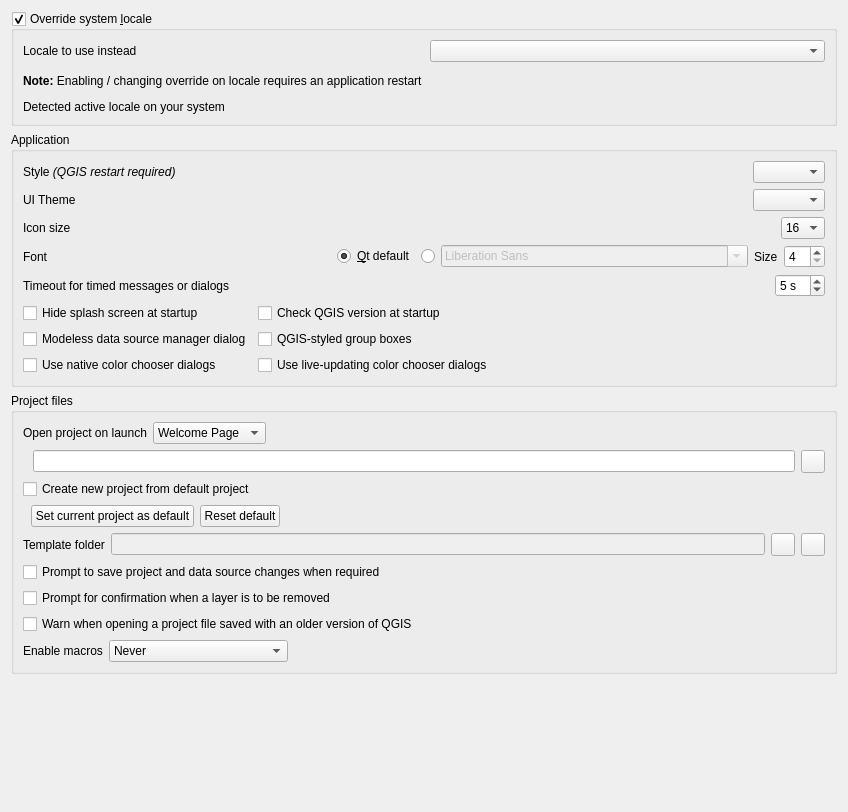
             <widget class="QWidget" name="mOptionsScrollAreaContents_01">
              <property name="geometry">
               <rect>
                <x>0</x>
                <y>0</y>
                <width>848</width>
                <height>812</height>
               </rect>
              </property>
              <layout class="QVBoxLayout" name="verticalLayout_28">
               <item>
                <widget class="QgsCollapsibleGroupBox" name="grpLocale">
                 <property name="title">
                  <string>Override system &amp;locale</string>
                 </property>
                 <property name="checkable">
                  <bool>true</bool>
                 </property>
                 <layout class="QVBoxLayout">
                  <property name="spacing">
                   <number>12</number>
                  </property>
                  <item>
                   <layout class="QGridLayout" name="gridLayout_25">
                    <item row="0" column="0">
                     <widget class="QLabel" name="label_5">
                      <property name="text">
                       <string>Locale to use instead</string>
                      </property>
                     </widget>
                    </item>
                    <item row="0" column="1">
                     <widget class="QComboBox" name="cboLocale"/>
                    </item>
                    <item row="1" column="0" colspan="2">
                     <widget class="QLabel" name="label_7">
                      <property name="text">
                       <string>&lt;b&gt;Note:&lt;/b&gt; Enabling / changing override on locale requires an application restart</string>
                      </property>
                      <property name="wordWrap">
                       <bool>true</bool>
                      </property>
                     </widget>
                    </item>
                   </layout>
                  </item>
                  <item>
                   <widget class="QLabel" name="lblSystemLocale">
                    <property name="text">
                     <string>Detected active locale on your system</string>
                    </property>
                   </widget>
                  </item>
                 </layout>
                </widget>
               </item>
               <item>
                <widget class="QgsCollapsibleGroupBox" name="groupBox">
                 <property name="title">
                  <string>Application</string>
                 </property>
                 <layout class="QVBoxLayout" name="verticalLayout_2">
                  <item>
                   <layout class="QHBoxLayout" name="horizontalLayout_9">
                    <property name="topMargin">
                     <number>0</number>
                    </property>
                    <item>
                     <widget class="QLabel" name="label_18">
                      <property name="text">
                       <string>Style &lt;i&gt;(QGIS restart required)&lt;/i&gt;</string>
                      </property>
                     </widget>
                    </item>
                    <item>
                     <spacer name="horizontalSpacer_7">
                      <property name="orientation">
                       <enum>Qt::Horizontal</enum>
                      </property>
                      <property name="sizeHint" stdset="0">
                       <size>
                        <width>40</width>
                        <height>20</height>
                       </size>
                      </property>
                     </spacer>
                    </item>
                    <item>
                     <widget class="QComboBox" name="cmbStyle"/>
                    </item>
                   </layout>
                  </item>
                  <item>
                   <layout class="QHBoxLayout" name="horizontalLayout_37">
                    <property name="topMargin">
                     <number>0</number>
                    </property>
                    <item>
                     <widget class="QLabel" name="label_42">
                      <property name="text">
                       <string>UI Theme</string>
                      </property>
                     </widget>
                    </item>
                    <item>
                     <spacer name="horizontalSpacer_47">
                      <property name="orientation">
                       <enum>Qt::Horizontal</enum>
                      </property>
                      <property name="sizeHint" stdset="0">
                       <size>
                        <width>40</width>
                        <height>20</height>
                       </size>
                      </property>
                     </spacer>
                    </item>
                    <item>
                     <widget class="QComboBox" name="cmbUITheme"/>
                    </item>
                   </layout>
                  </item>
                  <item>
                   <layout class="QHBoxLayout" name="horizontalLayout_7">
                    <item>
                     <widget class="QLabel" name="textLabel1_5">
                      <property name="sizePolicy">
                       <sizepolicy hsizetype="Fixed" vsizetype="Fixed">
                        <horstretch>0</horstretch>
                        <verstretch>0</verstretch>
                       </sizepolicy>
                      </property>
                      <property name="text">
                       <string>Icon size</string>
                      </property>
                     </widget>
                    </item>
                    <item>
                     <spacer name="horizontalSpacer_5">
                      <property name="orientation">
                       <enum>Qt::Horizontal</enum>
                      </property>
                      <property name="sizeHint" stdset="0">
                       <size>
                        <width>40</width>
                        <height>20</height>
                       </size>
                      </property>
                     </spacer>
                    </item>
                    <item>
                     <widget class="QComboBox" name="cmbIconSize">
                      <property name="duplicatesEnabled">
                       <bool>false</bool>
                      </property>
                      <item>
                       <property name="text">
                        <string>16</string>
                       </property>
                      </item>
                      <item>
                       <property name="text">
                        <string>24</string>
                       </property>
                      </item>
                      <item>
                       <property name="text">
                        <string>32</string>
                       </property>
                      </item>
                      <item>
                       <property name="text">
                        <string>48</string>
                       </property>
                      </item>
                      <item>
                       <property name="text">
                        <string>64</string>
                       </property>
                      </item>
                     </widget>
                    </item>
                   </layout>
                  </item>
                  <item>
                   <layout class="QHBoxLayout" name="horizontalLayout_27">
                    <item>
                     <widget class="QLabel" name="label_43">
                      <property name="text">
                       <string>Font</string>
                      </property>
                     </widget>
                    </item>
                    <item>
                     <widget class="QRadioButton" name="mFontFamilyRadioQt">
                      <property name="sizePolicy">
                       <sizepolicy hsizetype="Maximum" vsizetype="Fixed">
                        <horstretch>0</horstretch>
                        <verstretch>0</verstretch>
                       </sizepolicy>
                      </property>
                      <property name="text">
                       <string>&amp;Qt default</string>
                      </property>
                      <property name="checked">
                       <bool>true</bool>
                      </property>
                     </widget>
                    </item>
                    <item>
                     <widget class="QRadioButton" name="mFontFamilyRadioCustom">
                      <property name="sizePolicy">
                       <sizepolicy hsizetype="Maximum" vsizetype="Fixed">
                        <horstretch>0</horstretch>
                        <verstretch>0</verstretch>
                       </sizepolicy>
                      </property>
                      <property name="text">
                       <string/>
                      </property>
                     </widget>
                    </item>
                    <item>
                     <widget class="QFontComboBox" name="mFontFamilyComboBox">
                      <property name="enabled">
                       <bool>false</bool>
                      </property>
                     </widget>
                    </item>
                    <item>
                     <widget class="QLabel" name="label_20">
                      <property name="sizePolicy">
                       <sizepolicy hsizetype="Maximum" vsizetype="Preferred">
                        <horstretch>0</horstretch>
                        <verstretch>0</verstretch>
                       </sizepolicy>
                      </property>
                      <property name="text">
                       <string>Size</string>
                      </property>
                     </widget>
                    </item>
                    <item>
                     <widget class="QSpinBox" name="spinFontSize">
                      <property name="sizePolicy">
                       <sizepolicy hsizetype="Maximum" vsizetype="Fixed">
                        <horstretch>0</horstretch>
                        <verstretch>0</verstretch>
                       </sizepolicy>
                      </property>
                      <property name="minimum">
                       <number>4</number>
                      </property>
                     </widget>
                    </item>
                   </layout>
                  </item>
                  <item>
                   <layout class="QHBoxLayout" name="horizontalLayout_28">
                    <item>
                     <widget class="QLabel" name="mMessageTimeoutLabel">
                      <property name="sizePolicy">
                       <sizepolicy hsizetype="Maximum" vsizetype="Preferred">
                        <horstretch>0</horstretch>
                        <verstretch>0</verstretch>
                       </sizepolicy>
                      </property>
                      <property name="text">
                       <string>Timeout for timed messages or dialogs</string>
                      </property>
                     </widget>
                    </item>
                    <item>
                     <spacer name="horizontalSpacer_13">
                      <property name="orientation">
                       <enum>Qt::Horizontal</enum>
                      </property>
                      <property name="sizeHint" stdset="0">
                       <size>
                        <width>40</width>
                        <height>20</height>
                       </size>
                      </property>
                     </spacer>
                    </item>
                    <item>
                     <widget class="QSpinBox" name="mMessageTimeoutSpnBx">
                      <property name="suffix">
                       <string> s</string>
                      </property>
                      <property name="minimum">
                       <number>2</number>
                      </property>
                      <property name="maximum">
                       <number>20</number>
                      </property>
                      <property name="value">
                       <number>5</number>
                      </property>
                     </widget>
                    </item>
                   </layout>
                  </item>
                  <item>
                   <layout class="QGridLayout" name="gridLayout_16">
                    <property name="topMargin">
                     <number>0</number>
                    </property>
                    <item row="1" column="0">
                     <widget class="QCheckBox" name="mDataSourceManagerNonModal">
                      <property name="text">
                       <string>Modeless data source manager dialog</string>
                      </property>
                     </widget>
                    </item>
                    <item row="1" column="1">
                     <widget class="QCheckBox" name="mCustomGroupBoxChkBx">
                      <property name="text">
                       <string>QGIS-styled group boxes</string>
                      </property>
                     </widget>
                    </item>
                    <item row="0" column="1">
                     <widget class="QCheckBox" name="cbxCheckVersion">
                      <property name="text">
                       <string>Check QGIS version at startup</string>
                      </property>
                     </widget>
                    </item>
                    <item row="0" column="0">
                     <widget class="QCheckBox" name="cbxHideSplash">
                      <property name="sizePolicy">
                       <sizepolicy hsizetype="Maximum" vsizetype="Fixed">
                        <horstretch>0</horstretch>
                        <verstretch>0</verstretch>
                       </sizepolicy>
                      </property>
                      <property name="text">
                       <string>Hide splash screen at startup</string>
                      </property>
                     </widget>
                    </item>
                    <item row="2" column="0">
                     <widget class="QCheckBox" name="mNativeColorDialogsChkBx">
                      <property name="text">
                       <string>Use native color chooser dialogs</string>
                      </property>
                     </widget>
                    </item>
                    <item row="2" column="1">
                     <widget class="QCheckBox" name="mLiveColorDialogsChkBx">
                      <property name="text">
                       <string>Use live-updating color chooser dialogs</string>
                      </property>
                     </widget>
                    </item>
                   </layout>
                  </item>
                 </layout>
                </widget>
               </item>
               <item>
                <widget class="QgsCollapsibleGroupBox" name="groupBox_11">
                 <property name="title">
                  <string>Project files</string>
                 </property>
                 <layout class="QVBoxLayout">
                  <item>
                   <layout class="QGridLayout" name="gridLayout_4">
                    <item row="0" column="2" colspan="2">
                     <widget class="QComboBox" name="mProjectOnLaunchCmbBx">
                      <property name="sizePolicy">
                       <sizepolicy hsizetype="Maximum" vsizetype="Fixed">
                        <horstretch>0</horstretch>
                        <verstretch>0</verstretch>
                       </sizepolicy>
                      </property>
                      <item>
                       <property name="text">
                        <string>Welcome Page</string>
                       </property>
                      </item>
                      <item>
                       <property name="text">
                        <string>Most recent</string>
                       </property>
                      </item>
                      <item>
                       <property name="text">
                        <string>Specific</string>
                       </property>
                      </item>
                      <item>
                       <property name="text">
                        <string>New</string>
                       </property>
                      </item>
                     </widget>
                    </item>
                    <item row="1" column="5">
                     <widget class="QToolButton" name="mProjectOnLaunchPushBtn">
                      <property name="sizePolicy">
                       <sizepolicy hsizetype="Maximum" vsizetype="Fixed">
                        <horstretch>0</horstretch>
                        <verstretch>0</verstretch>
                       </sizepolicy>
                      </property>
                      <property name="toolTip">
                       <string>Select file</string>
                      </property>
                      <property name="statusTip">
                       <string/>
                      </property>
                      <property name="text">
                       <string/>
                      </property>
                      <property name="icon">
                       <iconset resource="../../images/images.qrc">
                        <normaloff>:/images/themes/default/mActionFileOpen.svg</normaloff>:/images/themes/default/mActionFileOpen.svg</iconset>
                      </property>
                     </widget>
                    </item>
                    <item row="1" column="0">
                     <spacer name="horizontalSpacer_35">
                      <property name="orientation">
                       <enum>Qt::Horizontal</enum>
                      </property>
                      <property name="sizeType">
                       <enum>QSizePolicy::Fixed</enum>
                      </property>
                      <property name="sizeHint" stdset="0">
                       <size>
                        <width>4</width>
                        <height>20</height>
                       </size>
                      </property>
                     </spacer>
                    </item>
                    <item row="0" column="4">
                     <spacer name="horizontalSpacer_36">
                      <property name="orientation">
                       <enum>Qt::Horizontal</enum>
                      </property>
                      <property name="sizeHint" stdset="0">
                       <size>
                        <width>40</width>
                        <height>20</height>
                       </size>
                      </property>
                     </spacer>
                    </item>
                    <item row="1" column="1" colspan="4">
                     <widget class="QLineEdit" name="mProjectOnLaunchLineEdit">
                      <property name="sizePolicy">
                       <sizepolicy hsizetype="Expanding" vsizetype="Fixed">
                        <horstretch>0</horstretch>
                        <verstretch>0</verstretch>
                       </sizepolicy>
                      </property>
                     </widget>
                    </item>
                    <item row="0" column="0" colspan="2">
                     <widget class="QLabel" name="label_54">
                      <property name="sizePolicy">
                       <sizepolicy hsizetype="Maximum" vsizetype="Preferred">
                        <horstretch>0</horstretch>
                        <verstretch>0</verstretch>
                       </sizepolicy>
                      </property>
                      <property name="text">
                       <string>Open project on launch</string>
                      </property>
                     </widget>
                    </item>
                   </layout>
                  </item>
                  <item>
                   <widget class="QCheckBox" name="cbxProjectDefaultNew">
                    <property name="text">
                     <string>Create new project from default project</string>
                    </property>
                   </widget>
                  </item>
                  <item>
                   <layout class="QHBoxLayout" name="horizontalLayout_16">
                    <item>
                     <spacer name="horizontalSpacer_22">
                      <property name="orientation">
                       <enum>Qt::Horizontal</enum>
                      </property>
                      <property name="sizeType">
                       <enum>QSizePolicy::Fixed</enum>
                      </property>
                      <property name="sizeHint" stdset="0">
                       <size>
                        <width>8</width>
                        <height>20</height>
                       </size>
                      </property>
                     </spacer>
                    </item>
                    <item>
                     <widget class="QPushButton" name="pbnProjectDefaultSetCurrent">
                      <property name="text">
                       <string>Set current project as default</string>
                      </property>
                     </widget>
                    </item>
                    <item>
                     <widget class="QPushButton" name="pbnProjectDefaultReset">
                      <property name="text">
                       <string>Reset default</string>
                      </property>
                     </widget>
                    </item>
                    <item>
                     <spacer name="horizontalSpacer_9">
                      <property name="orientation">
                       <enum>Qt::Horizontal</enum>
                      </property>
                      <property name="sizeHint" stdset="0">
                       <size>
                        <width>40</width>
                        <height>20</height>
                       </size>
                      </property>
                     </spacer>
                    </item>
                   </layout>
                  </item>
                  <item>
                   <layout class="QHBoxLayout" name="horizontalLayout_15">
                    <item>
                     <widget class="QLabel" name="label_31">
                      <property name="text">
                       <string>Template folder</string>
                      </property>
                     </widget>
                    </item>
                    <item>
                     <widget class="QLineEdit" name="leTemplateFolder">
                      <property name="enabled">
                       <bool>false</bool>
                      </property>
                     </widget>
                    </item>
                    <item>
                     <widget class="QToolButton" name="pbnTemplateFolderBrowse">
                      <property name="toolTip">
                       <string>Select folder</string>
                      </property>
                      <property name="text">
                       <string/>
                      </property>
                      <property name="icon">
                       <iconset resource="../../images/images.qrc">
                        <normaloff>:/images/themes/default/mActionFileOpen.svg</normaloff>:/images/themes/default/mActionFileOpen.svg</iconset>
                      </property>
                     </widget>
                    </item>
                    <item>
                     <widget class="QToolButton" name="pbnTemplateFolderReset">
                      <property name="toolTip">
                       <string>Reset</string>
                      </property>
                      <property name="text">
                       <string/>
                      </property>
                      <property name="icon">
                       <iconset resource="../../images/images.qrc">
                        <normaloff>:/images/themes/default/mActionUndo.svg</normaloff>:/images/themes/default/mActionUndo.svg</iconset>
                      </property>
                     </widget>
                    </item>
                   </layout>
                  </item>
                  <item>
                   <widget class="QCheckBox" name="chbAskToSaveProjectChanges">
                    <property name="text">
                     <string>Prompt to save project and data source changes when required</string>
                    </property>
                   </widget>
                  </item>
                  <item>
                   <widget class="QCheckBox" name="mLayerDeleteConfirmationChkBx">
                    <property name="text">
                     <string>Prompt for confirmation when a layer is to be removed</string>
                    </property>
                   </widget>
                  </item>
                  <item>
                   <widget class="QCheckBox" name="chbWarnOldProjectVersion">
                    <property name="text">
                     <string>Warn when opening a project file saved with an older version of QGIS</string>
                    </property>
                   </widget>
                  </item>
                  <item>
                   <layout class="QHBoxLayout" name="horizontalLayout_21">
                    <item>
                     <widget class="QLabel" name="label_33">
                      <property name="text">
                       <string>Enable macros</string>
                      </property>
                     </widget>
                    </item>
                    <item>
                     <widget class="QComboBox" name="cmbEnableMacros">
                      <property name="currentIndex">
                       <number>0</number>
                      </property>
                      <property name="sizeAdjustPolicy">
                       <enum>QComboBox::AdjustToContents</enum>
                      </property>
                      <item>
                       <property name="text">
                        <string>Never</string>
                       </property>
                      </item>
                      <item>
                       <property name="text">
                        <string>Ask</string>
                       </property>
                      </item>
                      <item>
                       <property name="text">
                        <string>For this session only</string>
                       </property>
                      </item>
                      <item>
                       <property name="text">
                        <string>Always (not recommended)</string>
                       </property>
                      </item>
                     </widget>
                    </item>
                    <item>
                     <spacer name="horizontalSpacer_17">
                      <property name="orientation">
                       <enum>Qt::Horizontal</enum>
                      </property>
                      <property name="sizeHint" stdset="0">
                       <size>
                        <width>40</width>
                        <height>20</height>
                       </size>
                      </property>
                     </spacer>
                    </item>
                   </layout>
                  </item>
                 </layout>
                </widget>
               </item>
               <item>
                <spacer name="verticalSpacer_5">
                 <property name="orientation">
                  <enum>Qt::Vertical</enum>
                 </property>
                 <property name="sizeHint" stdset="0">
                  <size>
                   <width>20</width>
                   <height>0</height>
                  </size>
                 </property>
                </spacer>
               </item>
              </layout>
             </widget>
